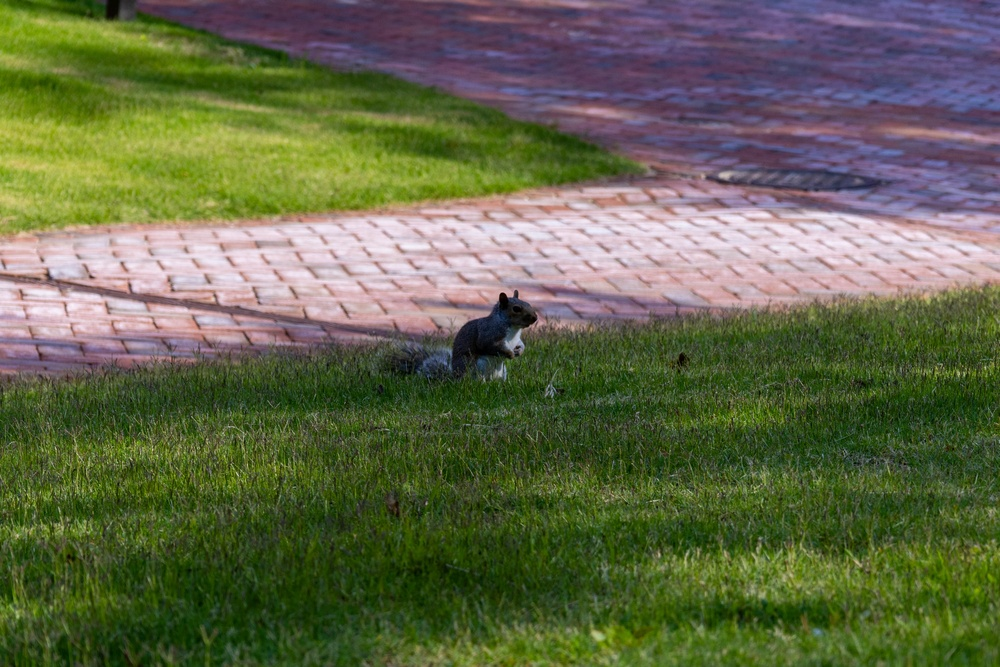
#> input picture 184A2174.jpg, 1000 x 667 px, shrunk from 3744 x 2496 before the run, found by its file name
$ python Gem.py   (older library calls are emulated)
#> lines starting #> are read from the running program, lines starting #| are printed output that depends on the picture; after the words box and inside, x2 and y2 are one past the last pixel; in counts of white or black regions, pixels touching at a corner belong together
import cv2
import numpy as np
from matplotlib import pyplot as plt

def process_and_display_image(image_path, image_name, is_squirrel_image=False, is_steps_image=False):
    """
    Loads an image, applies various OpenCV processing techniques,
    and displays the results using Matplotlib.
    """
#> called with image_path = '184A2174.jpg', image_name = 'Squirrel in Grass', is_squirrel_image = True, is_steps_image = False
    # Load the original image
    img_color = cv2.imread(image_path)
#> img_color is the input picture: shape (667, 1000, 3); mean B, G, R 72.8, 103.8, 98.4
    if img_color is None:
        print(f"Error: Could not load image at {image_path}")
        return

    # Convert to Grayscale
    img_gray = cv2.cvtColor(img_color, cv2.COLOR_BGR2GRAY)

    # 1. Gaussian Blurring
    img_blur = cv2.GaussianBlur(img_gray, (5, 5), 0)

    # 2. Canny Edge Detection
    edges = cv2.Canny(img_blur, 50, 150) # Lowered thresholds for potentially more detail
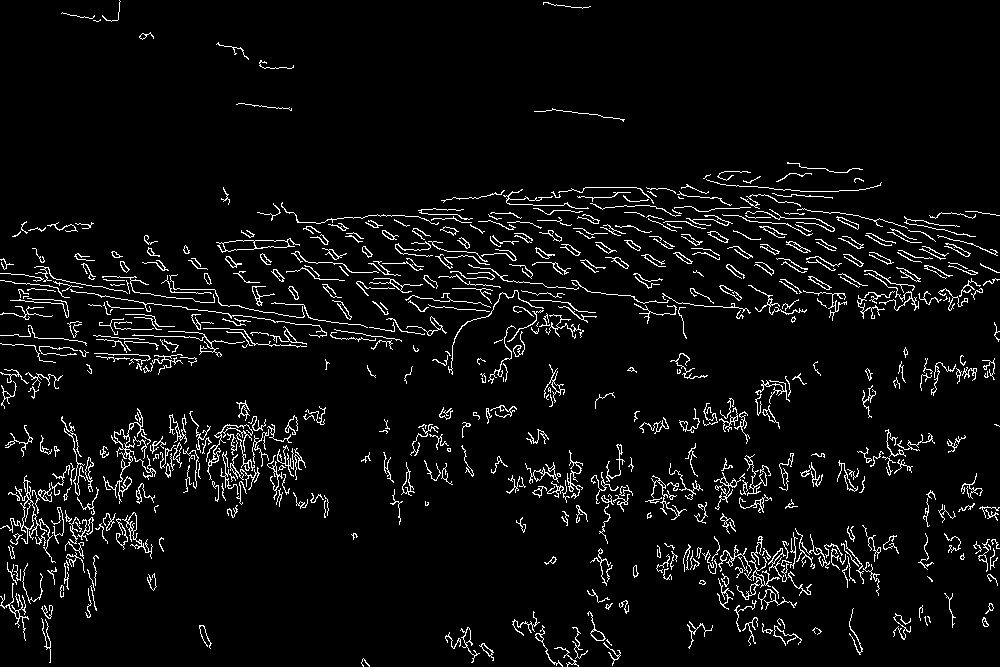
#> edges: shape (667, 1000); 5.1% white in thin lines or dots

    # 3. Otsu's Thresholding
    # Gaussian blur is often recommended before Otsu's
    blur_for_otsu = cv2.GaussianBlur(img_gray, (5,5),0)
    _, otsu_thresh = cv2.threshold(blur_for_otsu, 0, 255, cv2.THRESH_BINARY + cv2.THRESH_OTSU)
#> otsu_thresh: shape (667, 1000); 24% white; 222 white regions (150 under 20 px), largest, box (x1, y1, x2, y2) and area: (0, 97, 1000, 356) 147926, (0, 9, 174, 52) 3508, (887, 128, 1000, 143) 812

    # 4. Adaptive Thresholding (Gaussian)
    adaptive_thresh = cv2.adaptiveThreshold(img_blur, 255, cv2.ADAPTIVE_THRESH_GAUSSIAN_C, \
                                           cv2.THRESH_BINARY, 11, 2)
#> adaptive_thresh: shape (667, 1000); 64.5% white; 4053 black regions (1936 under 20 px), largest, box (x1, y1, x2, y2) and area: (0, 267, 439, 386) 5283, (568, 157, 979, 236) 4619, (635, 144, 917, 192) 2968

    # 5. Sobel Gradients
    sobel_x = cv2.Sobel(img_blur, cv2.CV_64F, 1, 0, ksize=5)
    sobel_y = cv2.Sobel(img_blur, cv2.CV_64F, 0, 1, ksize=5)
    sobel_x_abs = np.absolute(sobel_x)
    sobel_y_abs = np.absolute(sobel_y)
    sobel_x_8u = np.uint8(sobel_x_abs)
    sobel_y_8u = np.uint8(sobel_y_abs)

    # 6. Morphological Operations (on Otsu's thresholded image)
    kernel = cv2.getStructuringElement(cv2.MORPH_RECT, (5, 5)) # Kernel for morphology
    morph_open = cv2.morphologyEx(otsu_thresh, cv2.MORPH_OPEN, kernel)
#> morph_open: shape (667, 1000); 23.2% white; 42 white regions (1 under 20 px), largest, box (x1, y1, x2, y2) and area: (0, 99, 1000, 332) 134249, (0, 279, 281, 351) 11575, (0, 10, 173, 51) 3464
    morph_close = cv2.morphologyEx(otsu_thresh, cv2.MORPH_CLOSE, kernel)
#> morph_close: shape (667, 1000); 24.6% white; 155 white regions (102 under 20 px), largest, box (x1, y1, x2, y2) and area: (0, 97, 1000, 363) 153194, (0, 9, 174, 73) 4380, (887, 128, 1000, 143) 819

    # 7. Hough Line Transform (especially for steps_image)
    lines_img = img_color.copy()
    detected_lines = None
    if is_steps_image:
        # Use Canny edges as input for Hough Lines
        canny_for_lines = cv2.Canny(img_gray, 50, 150, apertureSize=3)
        lines = cv2.HoughLinesP(canny_for_lines, 1, np.pi / 180, threshold=80, # Adjusted threshold
                                minLineLength=50, maxLineGap=10)
        if lines is not None:
            detected_lines = True
            for line in lines:
                x1, y1, x2, y2 = line[0]
                cv2.line(lines_img, (x1, y1), (x2, y2), (0, 255, 0), 2)
        else:
            print(f"No lines detected for {image_name}")
            detected_lines = False


    # 8. Hough Circle Transform (attempt)
    circles_img = img_color.copy()
    # Parameters for HoughCircles can be tricky and image-dependent
    # Using parameters similar to the PDF example, may need tuning
    # It works best on grayscale images
    img_gray_blur_for_circles = cv2.medianBlur(img_gray, 5) # Median blur can be good for circle detection
    detected_circles = None
    circles = cv2.HoughCircles(img_gray_blur_for_circles, cv2.HOUGH_GRADIENT, dp=1, minDist=40, # Increased minDist
                               param1=50, param2=30, minRadius=5, maxRadius=50) # Adjusted radius
#> circles = 159 rows, first 8: [861.5, 501.5, 49.4], [104.5, 488.5, 49.4], [144.5, 471.5, 49.4], [428.5, 446.5, 49.4], [844.5, 354.5, 49.4], [701.5, 354.5, 49.4], [715.5, 459.5, 47.2], [818.5, 419.5, 49.4]
    if circles is not None:
        detected_circles = True
        circles = np.uint16(np.around(circles))
#> circles = 159 rows, first 8: [862, 502, 49], [104, 488, 49], [144, 472, 49], [428, 446, 49], [844, 354, 49], [702, 354, 49], [716, 460, 47], [818, 420, 49]
        for i in circles[0, :]:
            # draw the outer circle
            cv2.circle(circles_img, (i[0], i[1]), i[2], (0, 255, 0), 2)
            # draw the center of the circle
            cv2.circle(circles_img, (i[0], i[1]), 2, (0, 0, 255), 3)
#> this loop made 159 passes
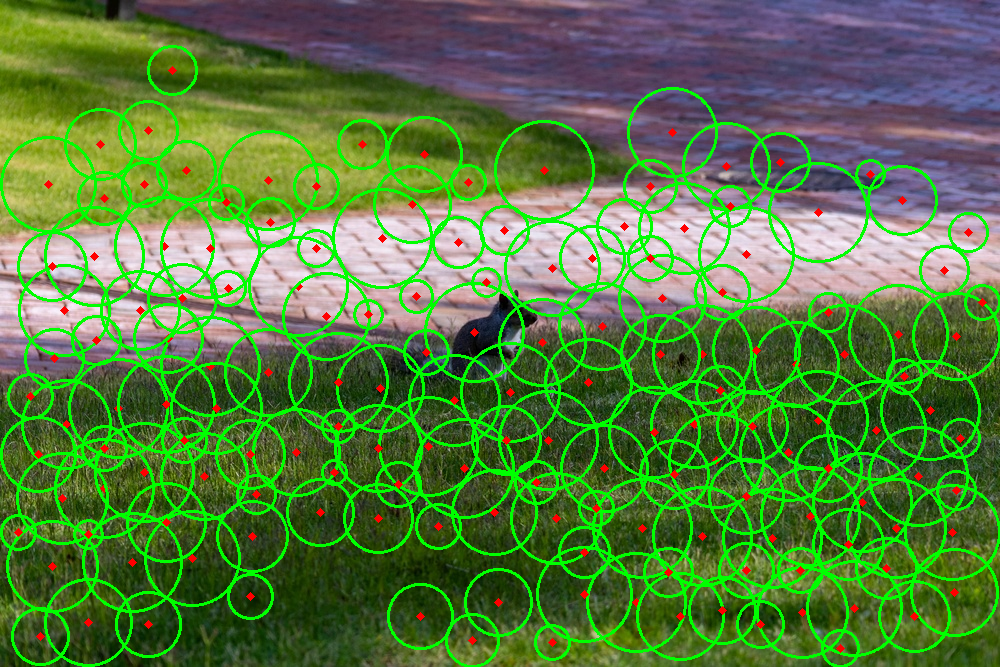
#> circles_img: shape (667, 1000, 3); 15.44% of pixels changed, all inside (x1, y1, x2, y2) = (0, 45, 1000, 667)
    else:
        print(f"No circles detected for {image_name}")
        detected_circles = False

    # Plotting the results
    plt.figure(figsize=(20, 18)) # Adjusted figure size
    plt.suptitle(f"Image Processing for: {image_name}", fontsize=16)

    titles = ['Original Color', 'Grayscale', 'Gaussian Blur', 'Canny Edges',
              'Otsu Threshold', 'Adaptive Threshold', 'Sobel X', 'Sobel Y',
              'Morphological Opening', 'Morphological Closing']
    images = [cv2.cvtColor(img_color, cv2.COLOR_BGR2RGB), img_gray, img_blur, edges,
              otsu_thresh, adaptive_thresh, sobel_x_8u, sobel_y_8u,
              morph_open, morph_close]

    for i in range(10):
        plt.subplot(4, 3, i + 1)
        plt.imshow(images[i], cmap='gray' if len(images[i].shape) == 2 else None)
        plt.title(titles[i])
        plt.xticks([]), plt.yticks([])

    # Plot Histogram
    plt.subplot(4, 3, 10)
    plt.hist(img_gray.ravel(), 256, [0, 256])
    plt.title('Grayscale Histogram')
    plt.xlabel('Pixel Intensity')
    plt.ylabel('Number of Pixels')

    # Plot Hough Lines result
    plt.subplot(4, 3, 11)
    if is_steps_image and detected_lines:
        plt.imshow(cv2.cvtColor(lines_img, cv2.COLOR_BGR2RGB))
        plt.title('Hough Lines')
    elif is_steps_image and not detected_lines:
         # Show a blank or original if no lines
        plt.imshow(cv2.cvtColor(img_color, cv2.COLOR_BGR2RGB))
        plt.title('Hough Lines (None Detected)')
    else: # For squirrel image or if not applicable
        plt.imshow(cv2.cvtColor(img_color, cv2.COLOR_BGR2RGB)) # Placeholder
        plt.title('Hough Lines (Not Run)')
    plt.xticks([]), plt.yticks([])


    # Plot Hough Circles result
    plt.subplot(4, 3, 12)
    if detected_circles:
        plt.imshow(cv2.cvtColor(circles_img, cv2.COLOR_BGR2RGB))
        plt.title('Hough Circles')
    elif not detected_circles:
        plt.imshow(cv2.cvtColor(img_color, cv2.COLOR_BGR2RGB))
        plt.title('Hough Circles (None Detected)')
    plt.xticks([]), plt.yticks([])

    plt.tight_layout(rect=[0, 0, 1, 0.96]) # Adjust layout to make space for suptitle
    plt.show()


# --- Main execution ---
if __name__ == "__main__":
    # Define image paths (make sure these files are in the same directory as the script)
    image_file_squirrel = '184A2174.jpg'
    image_file_steps = '184A2261.jpg'

    print(f"Processing {image_file_squirrel}...")
    process_and_display_image(image_file_squirrel, "Squirrel in Grass", is_squirrel_image=True)

    print(f"\nProcessing {image_file_steps}...")
    process_and_display_image(image_file_steps, "People on Steps", is_steps_image=True)
#> call 2 of process_and_display_image, with image_path = '184A2261.jpg', image_name = 'People on Steps', is_squirrel_image = False, is_steps_image = True
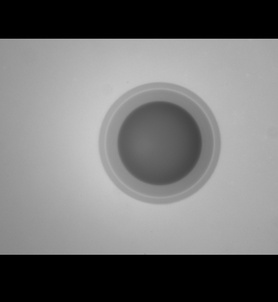
#> input picture 184A2261.jpg, 278 x 302 px, shrunk from 1040 x 1132 before the run, found by its file name
#> in process_and_display_image, img_color is the input picture: shape (302, 278, 3); min 0, max 201, mean 115.5
#> in process_and_display_image (call 2), `edges = cv2.Canny(img_blur, 50, 150)`: edges: shape (302, 278); 0.66% white in thin lines or dots, all inside (x1, y1, x2, y2) = (0, 38, 278, 255)
#> in process_and_display_image (call 2), `_, otsu_thresh = cv2.threshold(blur_for_otsu, 0, 255, cv2.THRESH_BINAR..`: otsu_thresh: shape (302, 278); 69.8% white; 3 black regions, box (x1, y1, x2, y2) and area: (0, 254, 278, 302) 13081, (0, 0, 278, 39) 10842, (152, 104, 201, 182) 1447
#> in process_and_display_image (call 2), `adaptive_thresh = cv2.adaptiveThreshold(img_blur, 255, cv2.ADAPTIVE_TH..`: adaptive_thresh: shape (302, 278); 92.2% white; 10 black regions (5 under 20 px), largest, box (x1, y1, x2, y2) and area: (0, 33, 278, 39) 1661, (99, 82, 221, 204) 1411, (0, 255, 278, 260) 1390, (118, 102, 201, 185) 1245, (107, 91, 213, 195) 826
#> in process_and_display_image (call 2), `sobel_y_8u = np.uint8(sobel_y_abs)`:
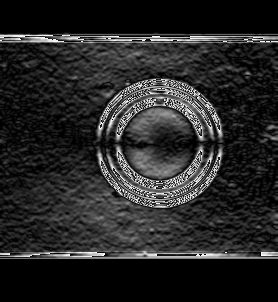
#> sobel_y_8u: shape (302, 278); min 0, max 255, mean 38.6
#> in process_and_display_image (call 2), `kernel = cv2.getStructuringElement(cv2.MORPH_RECT, (5, 5))`: kernel = [[1, 1, 1, 1, 1], [1, 1, 1, 1, 1], [1, 1, 1, 1, 1], [1, 1, 1, 1, 1], [1, 1, 1, 1, 1]]
#> in process_and_display_image (call 2), `morph_open = cv2.morphologyEx(otsu_thresh, cv2.MORPH_OPEN, kernel)`: morph_open: shape (302, 278); 69.8% white; 3 black regions, box (x1, y1, x2, y2) and area: (0, 254, 278, 302) 13081, (0, 0, 278, 39) 10842, (152, 104, 201, 182) 1450
#> in process_and_display_image (call 2), `morph_close = cv2.morphologyEx(otsu_thresh, cv2.MORPH_CLOSE, kernel)`: morph_close: shape (302, 278); 69.8% white; 3 black regions, box (x1, y1, x2, y2) and area: (0, 254, 278, 302) 13081, (0, 0, 278, 39) 10842, (158, 104, 201, 182) 1414
#> in process_and_display_image (call 2), `canny_for_lines = cv2.Canny(img_gray, 50, 150, apertureSize=3)`:
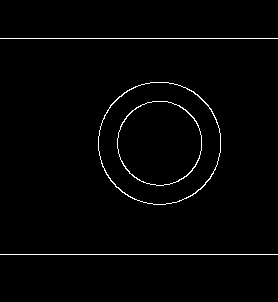
#> canny_for_lines: shape (302, 278); 1.6% white in thin lines or dots, all inside (x1, y1, x2, y2) = (0, 38, 278, 255)
#> in process_and_display_image (call 2), `lines = cv2.HoughLinesP(canny_for_lines, 1, np.pi / 180, threshold=80,`: lines = [[0, 254, 277, 254], [0, 38, 277, 38]]
#> the loop in process_and_display_image (call 2), `for line in lines:` made 2 passes
#> after the loop in process_and_display_image (call 2), `for line in lines:`:
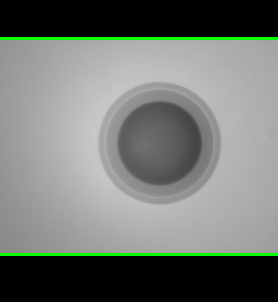
#> lines_img: shape (302, 278, 3); 1.99% of pixels changed, all inside (x1, y1, x2, y2) = (0, 37, 278, 256)
#> in process_and_display_image (call 2), `circles = cv2.HoughCircles(img_gray_blur_for_circles, cv2.HOUGH_GRADIE..`: circles = [[160.5, 142.5, 41.2]]
#> in process_and_display_image (call 2), `circles = np.uint16(np.around(circles))`: circles = [[160, 142, 41]]
#> the loop in process_and_display_image (call 2), `for i in circles[0, :]:` made 1 pass
#> after the loop in process_and_display_image (call 2), `for i in circles[0, :]:`: circles_img: shape (302, 278, 3); 0.97% of pixels changed, all inside (x1, y1, x2, y2) = (118, 100, 203, 185)
#> in process_and_display_image (call 2), `plt.show()`:
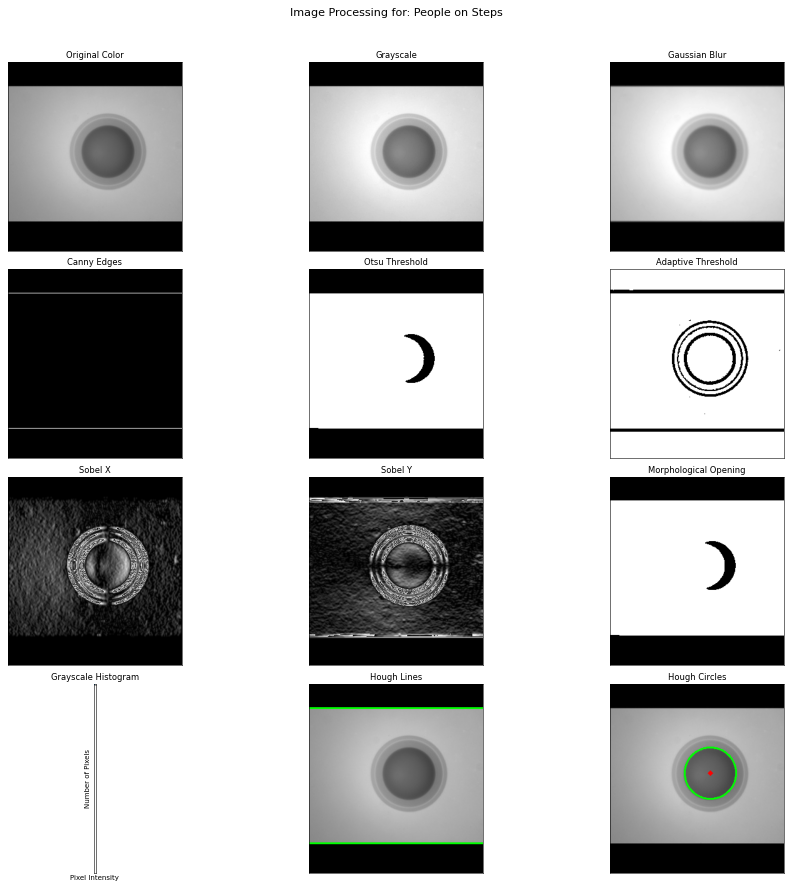
#> figure drawn by matplotlib, 12 panels

    print("\nAll processing complete.")
